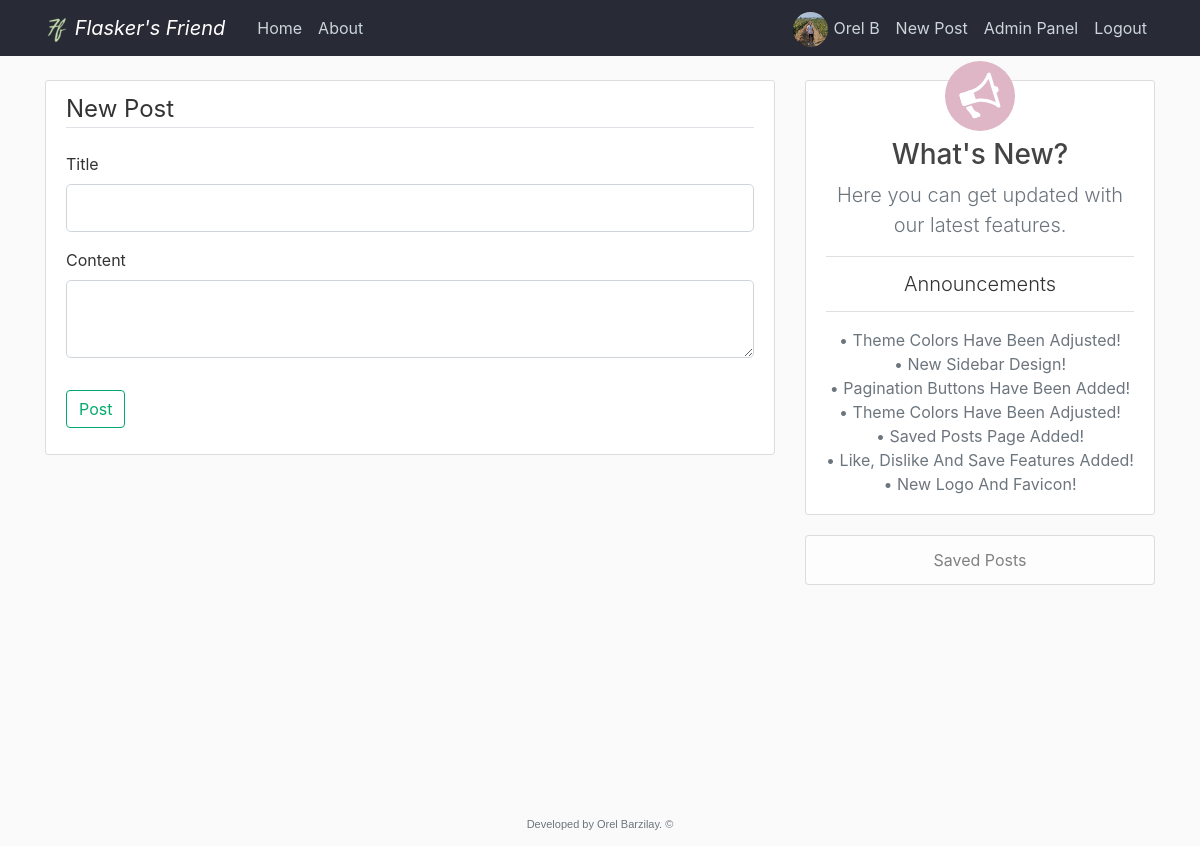
/post/new (signed in), run on the app's committed database.
### flaskblog/models.py (models this page shows, shortened)
class User(db.Model, UserMixin):
    id = db.Column(db.Integer, primary_key=True)
    username = db.Column(db.String(20), unique=True, nullable=False)
    email = db.Column(db.String(120), unique=True, nullable=False)
    image_file = db.Column(db.String(20), nullable=False, default='default.jpg')
    password = db.Column(db.String(60), nullable=False)
    admin = db.Column(db.Integer, nullable=False, default=0)  # Self Added
    posts = db.relationship('Post', backref='author', lazy=True)  # Here we refer the post class
    liked = db.relationship('PostLike', foreign_keys='PostLike.user_id', backref='user', lazy='dynamic')
    disliked = db.relationship('PostDislike', foreign_keys='PostDislike.user_id', backref='user', lazy='dynamic')
    saved = db.relationship('PostSave', foreign_keys='PostSave.user_id', backref='user', lazy='dynamic')

class Announcements(db.Model):
    id = db.Column(db.Integer, primary_key=True)
    content = db.Column(db.Text, nullable=False)
    date_posted = db.Column(db.DateTime, nullable=False, default=datetime.now, onupdate=datetime.now)

### flaskblog/posts/routes.py (the view, shortened to what this page needs)
@posts.route("/post/new", methods=['GET', 'POST'])
@login_required
def new_post():
    anns = Announcements.query.order_by(Announcements.date_posted.desc())
    form = PostForm()
    return render_template('create_post.html', title='New Post', form=form, anns=anns, legend='New Post')

### flaskblog/posts/forms.py
class PostForm(FlaskForm):
    title = StringField('Title', validators=[DataRequired()])
    content = TextAreaField('Content', validators=[DataRequired()])
    submit = SubmitField('Post')

### flaskblog/models.py (called while the page is built)
@login_manager.user_loader
def load_user(user_id):
    return User.query.get(int(user_id))

### flaskblog/templates/create_post.html (shortened to what this page needs)
{% extends "layout.html" %}
{% block content %}
    <div class="content-section cancel-margin">
        <form method="POST" action="">
            <fieldset class="form-group">
                <legend class="border-bottom mb-4">{{ legend }}</legend>
                <div class="form-group">
                    {{ form.title.label(class="form-control-label") }}
                    {% if form.title.errors %}
                        {{ form.title(class="form-control form-control-lg is-invalid") }}
                        <div class="invalid-feedback">
                            {% for errors in form.title.errors %}
                                <span>{{ error }}</span>
                            {% endfor %}
                        </div>
                    {% else %}
                        {{ form.title(class="form-control form-control-lg") }}
                    {% endif %}
                </div>
                <div class="form-group">
                    {{ form.content.label(class="form-control-label") }}
                    {% if form.content.errors %}
                        {{ form.content(class="form-control form-control-lg is-invalid") }}
                        <div class="invalid-feedback">
                            {% for errors in form.content.errors %}
                                <span>{{ error }}</span>
                            {% endfor %}
                        </div>
                    {% else %}
                        {{ form.content(class="form-control form-control-lg") }}
                    {% endif %}
                </div>
            </fieldset>
            <div class="form-group">
                {{ form.submit(class="btn btn-outline-emerald") }}
            </div>
        </form>
    </div>
{% endblock content %}

### flaskblog/templates/layout.html (shortened to what this page needs)
<!DOCTYPE html>
<html lang="en">
<head>
    <link rel="stylesheet" href="https://stackpath.bootstrapcdn.com/bootstrap/4.3.1/css/bootstrap.min.css">
    <link rel="stylesheet" type="text/css" href="{{ url_for('static', filename='main.css') }}">
    <link rel="stylesheet" href="https://cdn.jsdelivr.net/npm/bootstrap-icons@1.5.0/font/bootstrap-icons.css">
</head>
<body>
  <div class="content">
    <header class="site-header">
      <nav class="navbar navbar-expand-md navbar-dark bg-steel fixed-top">
        <div class="container">
          <a class="navbar-brand mr-4 font-italic" href="/">
            <img src="{{ url_for('static', filename='logo_24x24.png') }}" style="height: 24px;">
            Flasker's Friend
          </a>
          <div class="collapse navbar-collapse" id="navbarToggle">
            <div class="navbar-nav mr-auto">
              <a class="nav-item nav-link" href="{{ url_for('main.home') }}">Home</a>
              <a class="nav-item nav-link" href="{{ url_for('main.about') }}">About</a>
            </div>
            <div class="navbar-nav">
              {% if current_user.is_authenticated and current_user.admin == 1 %}
                <a class="nav-item nav-link" style="padding-bottom: 0; padding-top: 4px;" href="{{ url_for('users.account') }}">
                  <img class="rounded-circle navbar-account-img my-auto" src="{{ url_for('static', filename='profile_pics/' + current_user.image_file) }}">
                  {{ current_user.username }}
                </a>
                <a class="nav-item nav-link" href="{{ url_for('posts.new_post') }}">New Post</a>
                <a class="nav-item nav-link" href="{{ url_for('admin.admin_panel') }}">Admin Panel</a>
                <a class="nav-item nav-link" href="{{ url_for('users.logout') }}">Logout</a>
              {% else %}
                <a class="nav-item nav-link" href="{{ url_for('users.login') }}">Login</a>
                <a class="nav-item nav-link" href="{{ url_for('users.register') }}">Register</a>
              {% endif %}
            </div>
          </div>
        </div>
      </nav>
    </header>
    {% block main_container %}
    <main role="main" class="container">
      <div class="row main-container">
        {% endblock main_container %}
        {% block sidebox %}
        <div class="col-md-8">
        {% endblock sidebox %}
          {% block content %}{% endblock content %}
        </div>
        {% block sidebar %}
          <div class="col-md-4">
            <div class="content-section sidebar-margin">
                <span class="sidebar-circle">
                    <img class="sidebar-megaphone" src="{{ url_for('static', filename='megaphone-white.svg') }}">
                </span>
              <h3 class="text-center">What's New?</h3>
              <p class="text-muted text-center lead">Here you can get updated with our latest features.</p>
                <ul class="list-group list-group-flush">
                {% if current_user.is_authenticated and current_user.admin %}
                  <a class="list-group-item text-center lead mb-2 sidebar-announcement-button" href="{{ url_for('admin.announcements') }}" data-toggle="tooltip" data-placement="bottom" title="Click To Manage">
                    Announcements
                  </a>
                {% else %}
                  <li class="list-group-item text-center lead mb-2">
                    Announcements
                  </li>
                {% endif %}
                <p class="text-center mt-2 text-muted sidebar-p-mb">
                  {% for ann in anns %}
                      &#8226; {{ann.content}}<br>
                  {% endfor %}
                </p>
                </ul>
            </div>
            {% if current_user.is_authenticated %}
              <ul class="list-group mb-3">
                <a type="button" class="btn list-group-item list-group-item-light text-center sidebar-button" href="{{ url_for('users.saved_posts', username=current_user.username) }}">Saved Posts</a>
              </ul>
            {% endif %}
          </div>
      </div>
      {% endblock sidebar %}
    </main>
  </div>
    <footer class="footer">
      <p class="site-footer text-muted text-center">Developed by Orel Barzilay. &copy;</p>
    </footer>
</body>
</html>

### flaskblog/static/main.css (style rules this page uses)
html, body { height: 95.8%; }
.content { flex: 1 0 auto; }
body { background: #fafafa; color: #333333; margin-top: 5rem; display: flex; flex-direction: column; }
h1, h2, h3, h4, h5, h6 { color: #444444; }
.bg-steel { background-color: #282a35; }
.site-header .navbar-nav .nav-link { color: #cbd5db; }
.content-section { background: #ffffff; padding: 10px 20px; border: 1px solid #dddddd; border-radius: 3px; margin-bottom: 20px; }
.navbar-account-img { object-fit: cover; margin-right: 1px; height: 35px; width: 35px; }
.main-container { justify-content: center; }
.btn-outline-emerald { color: #04AA6D; border-color: #04AA6D; }
.sidebar-announcement-button { color: inherit; }
.sidebar-circle { display: flex; justify-content: center; align-items: center; background: #deb6c5; color: #deb6c5; border-radius: 50%; padding: 10px; height: 70px; width: 70px; top: -30px; position: relative; margin-left: auto; margin-right: auto; margin-bottom: -23px; left: 0; right: 0; }
.sidebar-megaphone { height: 40px; transform: rotate(343deg); }
.sidebar-p-mb { margin-bottom: 8px; }
.footer { flex-shrink: 0; }
.site-footer { font: normal 11px arial,Calibri,Verdana,Geneva,sans-serif; }

### data on the page
User: image_file (picture), username "Orel B"
Announcements: content "Theme Colors Have Been Adjusted!"
Announcements: content "New Sidebar Design!"
Announcements: content "Pagination Buttons Have Been Added!"
Announcements: content "Theme Colors Have Been Adjusted!"
Announcements: content "Saved Posts Page Added!"
Announcements: content "Like, Dislike And Save Features Added!"
Announcements: content "New Logo And Favicon!"

### other printed values
{{ legend }} "New Post"
